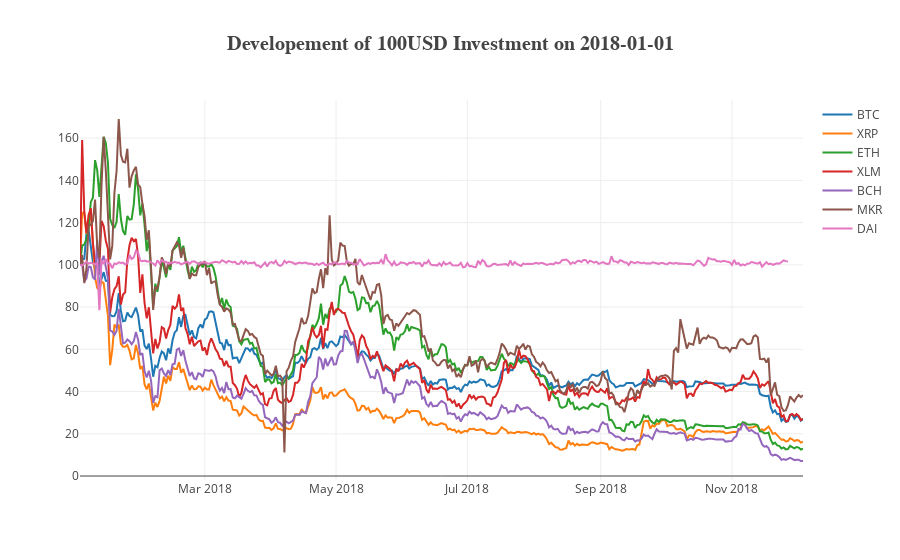

Notebook code cell kept with this figure:
### Code cell
# Developement of 100USD investment

### Figure 1 — Plotly figure (JSON) as saved in the notebook; plotly's stock layout.template omitted (floating-point values rounded to 4 significant figures; data arrays with more than 128 entries replaced by an {"elided": "..."} marker saying what was removed)
{"data": [{"mode": "lines", "name": "BTC", "type": "scatter", "uid": "cb9c4ceb-3da9-402b-bb7d-6258dfc3dae9", "visible": true, "x": {"elided": "337 str values"}, "y": {"elided": "337 float values"}}, {"mode": "lines", "name": "XRP", "type": "scatter", "uid": "87dcd3f1-9639-4121-8c2c-6cb60d9b5e5c", "visible": true, "x": {"elided": "337 str values"}, "y": {"elided": "337 float values"}}, {"mode": "lines", "name": "ETH", "type": "scatter", "uid": "83acb3f0-b9c4-45b9-a36b-b2949f216cf3", "visible": true, "x": {"elided": "337 str values"}, "y": {"elided": "337 float values"}}, {"mode": "lines", "name": "XLM", "type": "scatter", "uid": "c6910088-7865-4f35-8938-6e79debfa32e", "visible": true, "x": {"elided": "337 str values"}, "y": {"elided": "337 float values"}}, {"mode": "lines", "name": "BCH", "type": "scatter", "uid": "67e37cf2-0b08-4188-84f8-47de1520d107", "visible": true, "x": {"elided": "337 str values"}, "y": {"elided": "337 float values"}}, {"mode": "lines", "name": "MKR", "type": "scatter", "uid": "3be6c2de-43c8-4f03-9326-43ce84cf7d9d", "visible": true, "x": {"elided": "337 str values"}, "y": {"elided": "337 float values"}}, {"mode": "lines", "name": "DAI", "type": "scatter", "uid": "693f1d14-e4a1-455d-9322-07e9bf7314e1", "visible": true, "x": {"elided": "337 str values"}, "y": {"elided": "337 float values"}}], "layout": {"title": "<b>Developement of 100USD Investment on 2018-01-01</b>", "titlefont": {"family": "Computer Modern", "size": 20}, "width": 900, "xaxis": {"title": "", "titlefont": {"family": "Computer Modern", "size": 18}}, "yaxis": {"autorange": true, "title": "", "titlefont": {"family": "Computer Modern", "size": 18}, "type": "linear"}}}
